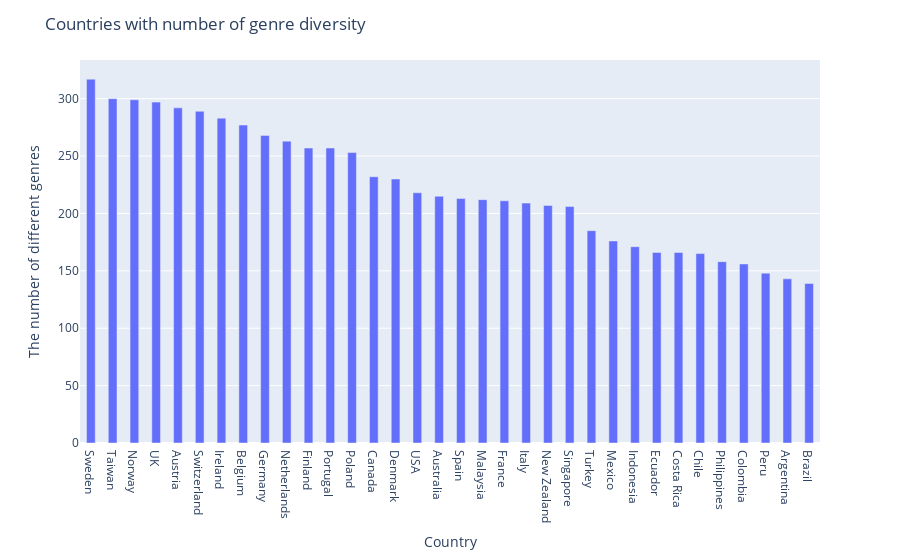

Notebook code for this chart:
### Markdown cell above
### Countries with number of genre diversit

### Code cell
count_genre2 = df.groupby('Country')['Genre'].nunique().sort_values(ascending= False)
fig = px.bar(x=count_genre2.index, y=count_genre2.values, labels={'x':'Country', 'y':'The number of different genres'})
fig.update_layout(title='Countries with number of genre diversity ')
fig.update_traces(width=0.4)
fig.show()

### Figure 1 — Plotly figure (JSON) as saved in the notebook; plotly's stock layout.template omitted (floating-point values rounded to 4 significant figures)
{"data": [{"alignmentgroup": "True", "hovertemplate": "Country=%{x}<br>The number of different genres=%{y}<extra></extra>", "legendgroup": "", "marker": {"color": "#636efa", "pattern": {"shape": ""}}, "name": "", "offsetgroup": "", "orientation": "v", "showlegend": false, "textposition": "auto", "type": "bar", "width": 0.4, "x": ["Sweden", "Taiwan", "Norway", "UK", "Austria", "Switzerland", "Ireland", "Belgium", "Germany", "Netherlands", "Finland", "Portugal", "Poland", "Canada", "Denmark", "USA", "Australia", "Spain", "Malaysia", "France", "Italy", "New Zealand", "Singapore", "Turkey", "Mexico", "Indonesia", "Ecuador", "Costa Rica", "Chile", "Philippines", "Colombia", "Peru", "Argentina", "Brazil"], "xaxis": "x", "y": [317, 300, 299, 297, 292, 289, 283, 277, 268, 263, 257, 257, 253, 232, 230, 218, 215, 213, 212, 211, 209, 207, 206, 185, 176, 171, 166, 166, 165, 158, 156, 148, 143, 139], "yaxis": "y"}], "layout": {"autosize": true, "barmode": "relative", "legend": {"tracegroupgap": 0}, "margin": {"t": 60}, "title": {"text": "Countries with number of genre diversity "}, "xaxis": {"anchor": "y", "autorange": true, "domain": [0, 1], "range": [-0.5, 33.5], "title": {"text": "Country"}, "type": "category"}, "yaxis": {"anchor": "x", "autorange": true, "domain": [0, 1], "range": [0, 333.7], "title": {"text": "The number of different genres"}, "type": "linear"}}}
